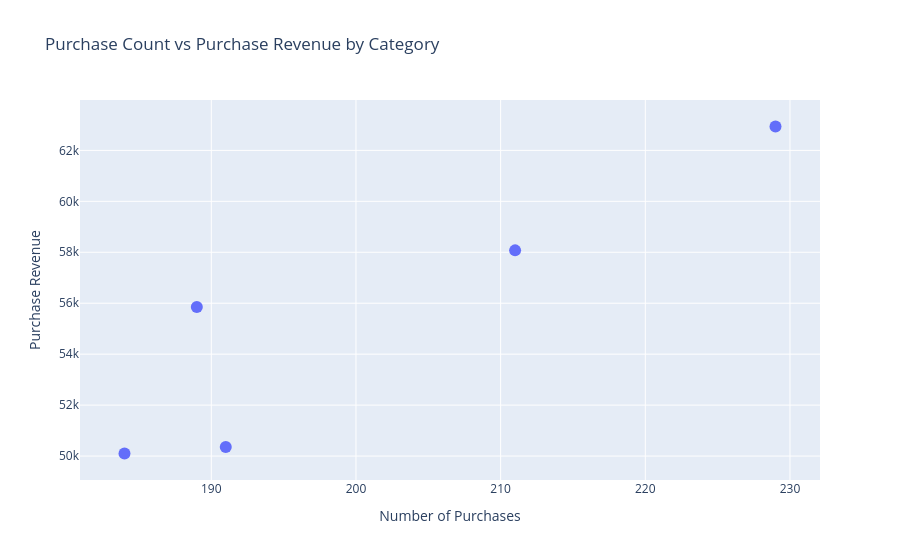

The code cell stored with this chart in its notebook:
### Markdown cell above
#### Purchase Count vs Purchase Revenue by Category

### Code cell
fig = px.scatter(
    x=p3, 
    y=r3.reindex(p3.index), 
    hover_name=p3.index,
    title="Purchase Count vs Purchase Revenue by Category",
    labels={"x": "Number of Purchases", "y": "Purchase Revenue"}
)
fig.update_traces(marker=dict(size=12))  
fig.show()

### Figure 1 — Plotly figure (JSON) as saved in the notebook; plotly's stock layout.template omitted (floating-point values rounded to 4 significant figures)
{"data": [{"hovertemplate": "<b>%{hovertext}</b><br><br>Number of Purchases=%{x}<br>Purchase Revenue=%{y}<extra></extra>", "hovertext": ["Electronics", "Fashion", "Beauty", "Sports", "Home"], "legendgroup": "", "marker": {"color": "#636efa", "size": 12, "symbol": "circle"}, "mode": "markers", "name": "", "orientation": "v", "showlegend": false, "type": "scatter", "x": [229, 211, 191, 189, 184], "xaxis": "x", "y": [62940.0, 58080.0, 50350.0, 55860.0, 50100.0], "yaxis": "y"}], "layout": {"legend": {"tracegroupgap": 0}, "title": {"text": "Purchase Count vs Purchase Revenue by Category"}, "xaxis": {"anchor": "y", "domain": [0, 1], "title": {"text": "Number of Purchases"}}, "yaxis": {"anchor": "x", "domain": [0, 1], "title": {"text": "Purchase Revenue"}}}}
